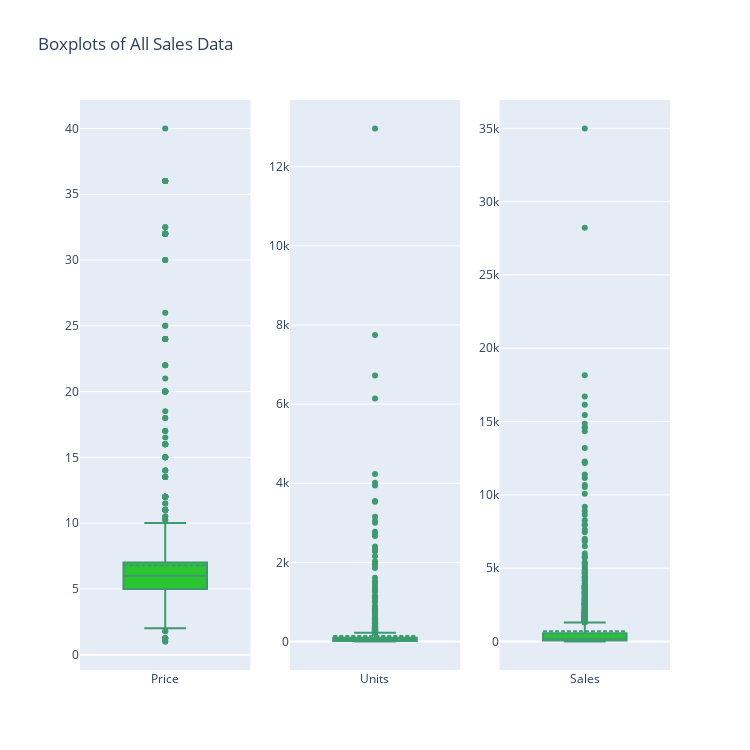
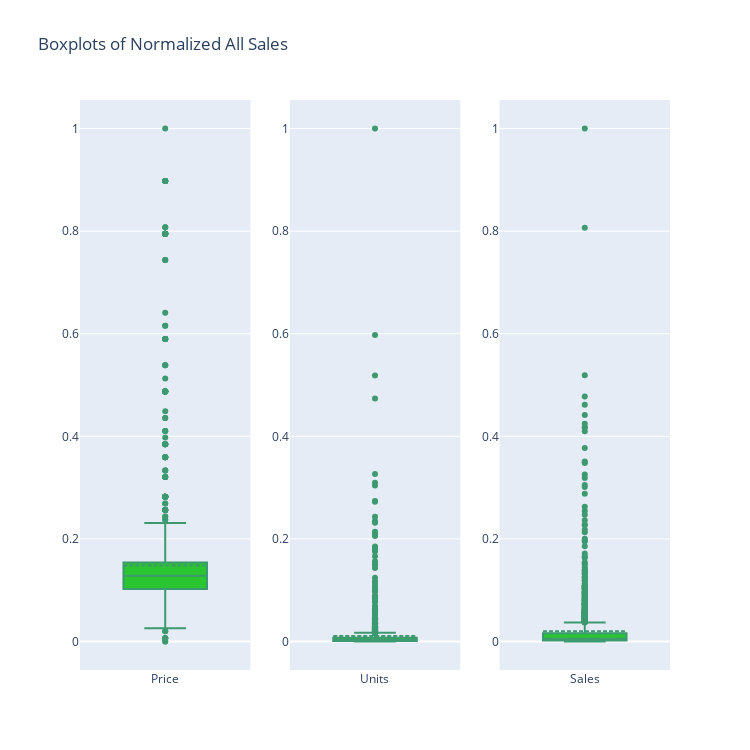

Notebook code for these charts, in order:
### Code cell
# Single Variable EDA
# Create metrics dataframe
eda_rows = ['Maximum','Minimum','Mean','Median','Standard Deviation','Variance','Inter-quartile Range','Skewness','Kurtosis']
# create empty lists to store values
maximum=[]
minimum=[]
mean=[]
median=[]
standard_deviation=[]
variance = []
IQR=[]
skew=[]
kurt=[]

all_sales_numeric = all_sales.copy()
all_sales_numeric = all_sales_numeric.drop(["Name","Year","Category","Category_2"], axis=1)
all_sales_numeric_columns = all_sales_numeric.columns.tolist()

for i in all_sales_numeric_columns:
    maximum.append(all_sales_numeric[i].max())
    minimum.append(all_sales_numeric[i].min())
    mean.append(all_sales_numeric[i].mean())
    median.append(all_sales_numeric[i].median())
    standard_deviation.append(all_sales_numeric[i].std())
    variance.append(all_sales_numeric[i].var())
    Q1 = all_sales_numeric[i].quantile(0.25)
    Q3 = all_sales_numeric[i].quantile(0.75)
    IQR.append(Q3-Q1)
    skew.append(all_sales_numeric[i].skew())
    kurt.append(all_sales_numeric[i].kurtosis())

all_sales_metrics = pd.DataFrame([maximum, minimum, mean, median, standard_deviation, variance, IQR, skew, kurt])
all_sales_metrics.columns = all_sales_numeric_columns
all_sales_metrics.insert(0, 'Metrics', eda_rows)
print(all_sales_metrics)


# Interactive Boxplots
fig = make_subplots(rows=1, cols=3)
for count, variable in enumerate(all_sales_numeric_columns):
    fig.add_trace(go.Box(y=all_sales[variable], name=variable, marker_color='#3D9970', boxmean=True, 
                       boxpoints='outliers',fillcolor='#2bc531',
                       quartilemethod="linear", showlegend=False),row=1,col=count+1)
fig.update_layout(height=750, width=750, title_text="Boxplots of All Sales Data")    
fig.show()

# Histogram
all_sales_categorical = all_sales.copy()
all_sales_categorical = all_sales_categorical.drop(["Name","Price","Units","Sales"], axis=1)

for category in all_sales_categorical.columns.tolist():
    plt.figure(figsize=(16,8))
    all_sales[category].value_counts().plot.bar()
    plt.xticks(rotation=90)
    plt.xlabel(category, fontsize=16)
    plt.ylabel("Frequency", fontsize=16)
    plt.show()

# Normalization
# setting scaler option to 0,1
scaler = MinMaxScaler(feature_range=(0, 1))
scaler.fit(all_sales_numeric)

# normalize all sales
norm_all_sales = scaler.transform(all_sales_numeric).T
# create empty dataframe and append column values with column name by iteration
norm_all_sales_df = pd.DataFrame()
for count, variable in enumerate(all_sales_numeric_columns):
    norm_all_sales_df[variable]=norm_all_sales[count]
# show normalized cancer dataframe
norm_all_sales_df

# Pair Plots
response_factors = all_sales_numeric_columns
# plot pairplot using seaborn
sns.pairplot(norm_all_sales_df[response_factors], kind='scatter', diag_kind='hist')
plt.show()

# Box Plots of Normalized Data 
fig = make_subplots(rows=1, cols=3)
for count, variable in enumerate(all_sales_numeric_columns):
    fig.add_trace(go.Box(y=norm_all_sales_df[variable], name=variable, marker_color='#3D9970', boxmean=True, 
                       boxpoints='outliers',fillcolor='#2bc531',
                       quartilemethod="linear", showlegend=False),row=1,col=count+1)

fig.update_layout(height=750, width=750, title_text="Boxplots of Normalized All Sales")

fig.show()

# Multivariable EDA
# Heatmap using normalized data
# compute pairwise pearson correlation of columns, excluding null values
correlation = norm_all_sales_df.corr(method='pearson')
# plotting the heatmap
plt.figure(figsize=(16,12))
plt.title('Correlation Heatmap of All Sales Data')
ax = sns.heatmap(correlation, square=True, annot=True, fmt='.2f', linecolor='white')
ax.set_xticklabels(ax.get_xticklabels(), rotation=90)
ax.set_yticklabels(ax.get_yticklabels(), rotation=30)   
plt.tight_layout()        
plt.show()

# Pair Plots
response_factors = all_sales_numeric_columns
# plot pairplot using seaborn
sns.pairplot(norm_all_sales_df[response_factors], kind='scatter', diag_kind='hist')
plt.show()

### Figure 1 — Plotly figure (JSON) as saved in the notebook; plotly's stock layout.template omitted (floating-point values rounded to 4 significant figures; data arrays with more than 128 entries replaced by an {"elided": "..."} marker saying what was removed)
{"data": [{"boxmean": true, "boxpoints": "outliers", "fillcolor": "#2bc531", "marker": {"color": "#3D9970"}, "name": "Price", "quartilemethod": "linear", "showlegend": false, "type": "box", "xaxis": "x", "y": {"elided": "1831 float values"}, "yaxis": "y"}, {"boxmean": true, "boxpoints": "outliers", "fillcolor": "#2bc531", "marker": {"color": "#3D9970"}, "name": "Units", "quartilemethod": "linear", "showlegend": false, "type": "box", "xaxis": "x2", "y": {"elided": "1831 int values"}, "yaxis": "y2"}, {"boxmean": true, "boxpoints": "outliers", "fillcolor": "#2bc531", "marker": {"color": "#3D9970"}, "name": "Sales", "quartilemethod": "linear", "showlegend": false, "type": "box", "xaxis": "x3", "y": {"elided": "1831 float values"}, "yaxis": "y3"}], "layout": {"height": 750, "title": {"text": "Boxplots of All Sales Data"}, "width": 750, "xaxis": {"anchor": "y", "domain": [0, 0.2889]}, "xaxis2": {"anchor": "y2", "domain": [0.3556, 0.6444]}, "xaxis3": {"anchor": "y3", "domain": [0.7111, 1]}, "yaxis": {"anchor": "x", "domain": [0, 1]}, "yaxis2": {"anchor": "x2", "domain": [0, 1]}, "yaxis3": {"anchor": "x3", "domain": [0, 1]}}}

### Figure 2 — Plotly figure (JSON) as saved in the notebook; plotly's stock layout.template omitted (floating-point values rounded to 4 significant figures; data arrays with more than 128 entries replaced by an {"elided": "..."} marker saying what was removed)
{"data": [{"boxmean": true, "boxpoints": "outliers", "fillcolor": "#2bc531", "marker": {"color": "#3D9970"}, "name": "Price", "quartilemethod": "linear", "showlegend": false, "type": "box", "xaxis": "x", "y": {"elided": "1831 float values"}, "yaxis": "y"}, {"boxmean": true, "boxpoints": "outliers", "fillcolor": "#2bc531", "marker": {"color": "#3D9970"}, "name": "Units", "quartilemethod": "linear", "showlegend": false, "type": "box", "xaxis": "x2", "y": {"elided": "1831 float values"}, "yaxis": "y2"}, {"boxmean": true, "boxpoints": "outliers", "fillcolor": "#2bc531", "marker": {"color": "#3D9970"}, "name": "Sales", "quartilemethod": "linear", "showlegend": false, "type": "box", "xaxis": "x3", "y": {"elided": "1831 float values"}, "yaxis": "y3"}], "layout": {"height": 750, "title": {"text": "Boxplots of Normalized All Sales"}, "width": 750, "xaxis": {"anchor": "y", "domain": [0, 0.2889]}, "xaxis2": {"anchor": "y2", "domain": [0.3556, 0.6444]}, "xaxis3": {"anchor": "y3", "domain": [0.7111, 1]}, "yaxis": {"anchor": "x", "domain": [0, 1]}, "yaxis2": {"anchor": "x2", "domain": [0, 1]}, "yaxis3": {"anchor": "x3", "domain": [0, 1]}}}
